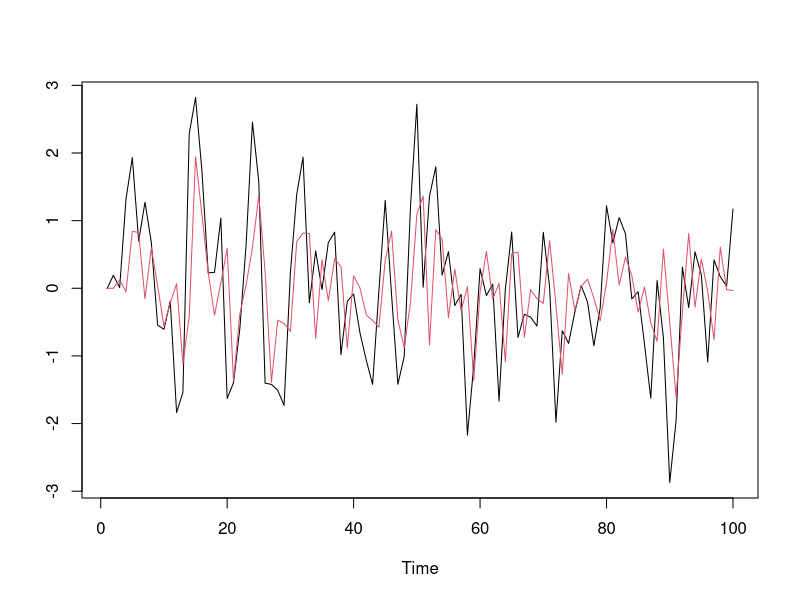

Source code (R):
## ---- chunk 1
knitr::opts_knit$set(root.dir = 'C:/Users/neide/OneDrive/Documents/GitHub/BEwebinar/Data')
## ---- chunk 2
set.seed(777)
n <- 100
z <- rnorm(n+1)		# Gaussian input
theta <- .8
x <- z[-1] + theta*z[-(n+1)]
xhat <- rep(0,n)
phi1 <- (1+theta^2)*theta/(1+theta^2+theta^4)
phi2 <- -theta^2/(1+theta^2+theta^4)
for(t in 3:n)
{
  xhat[t] <- phi1*x[t-1] + phi2*x[t-2]
}
plot(ts(x),xlab="Time",ylab="",main="")
lines(ts(xhat),col=2)
